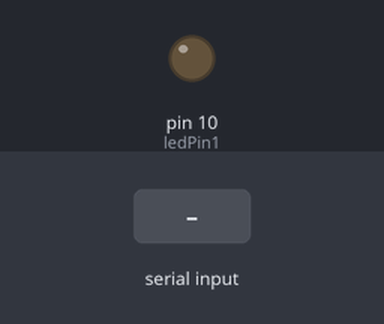
The sketch below on a simulated Arduino Uno, built with avr-gcc and run on an emulated ATmega328P. Shown: output pins drawn as LEDs (lit = HIGH). The test bench sets the inputs (shaded band).

Above: at 1.2 s.
1.3 s: "F" received over the second serial link
At 2.8 s:
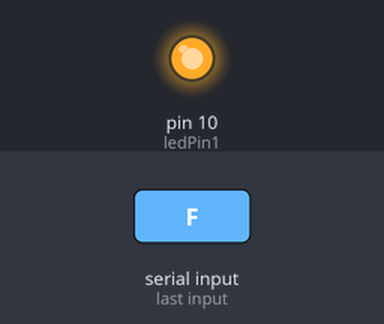
4.3 s: "B" received over the second serial link
At 7.2 s:
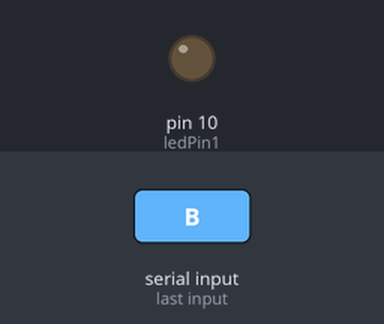
7.3 s: "S" received over the second serial link
At 9.8 s:
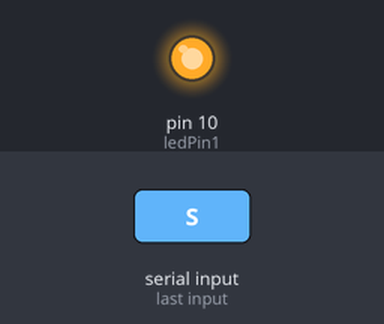
Timing chart, 0 to 11.3 s (numbered marks = the images above; inputs shaded):
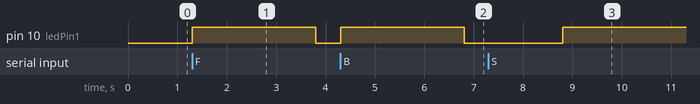

The sketch:

bluetoothController.ino
```cpp
#include <SoftwareSerial.h>

// stores the value from a BT Serial connection
unsigned char blue_data;
int ledPin1 = 10;
const byte rxPin = 19;
const byte txPin = 18;

// RX/TX
SoftwareSerial serialDevice(rxPin,txPin);

void setup() {
  Serial.begin(9600);
  serialDevice.begin(9600);
  // put your setup code here, to run once:
  pinMode(ledPin1, OUTPUT);     // Intialize all motor PIN mode as Output
  pinMode(rxPin, INPUT);
  pinMode(txPin, OUTPUT);


}

void loop() {
  // put your main code here, to run repeatedly:
  if(serialDevice.available()) { //Checks for Serial connection availability
    blue_data = serialDevice.read(); // Get incoming Byte from BT module

    serialDevice.println(blue_data);

    if(blue_data == 'F') { // If Byte data is 'F' write pins HIGH LOW to move forward
      digitalWrite(ledPin1,HIGH);
      delay(2500);

      digitalWrite(ledPin1, LOW);
      delay(100);


    }
    if(blue_data == 'B') { // If Byte data is 'B' write pins LOW to move backward
      digitalWrite(ledPin1,HIGH);
      delay(2500);

      digitalWrite(ledPin1, LOW);
      delay(2000);
    }
    if(blue_data == 'S') { // If Byte data is 'S' write pins LOW to Stop
      digitalWrite(ledPin1,HIGH);
      delay(2500);
    }


  }

}
```

Measured:
- after the input at 1.3 s, pin 10 (ledPin1): LOW → HIGH at once, → LOW 2.5 s later
- after the input at 4.3 s, pin 10 (ledPin1): LOW → HIGH at once, → LOW 2.5 s later
- after the input at 7.3 s, pin 10 (ledPin1): LOW → HIGH after 1.5 s
